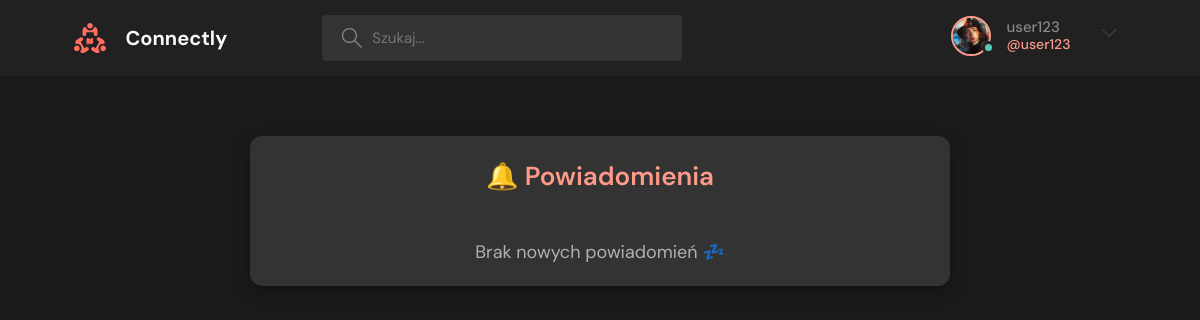
Page /notifications/ (signed in) on the earlier database version.
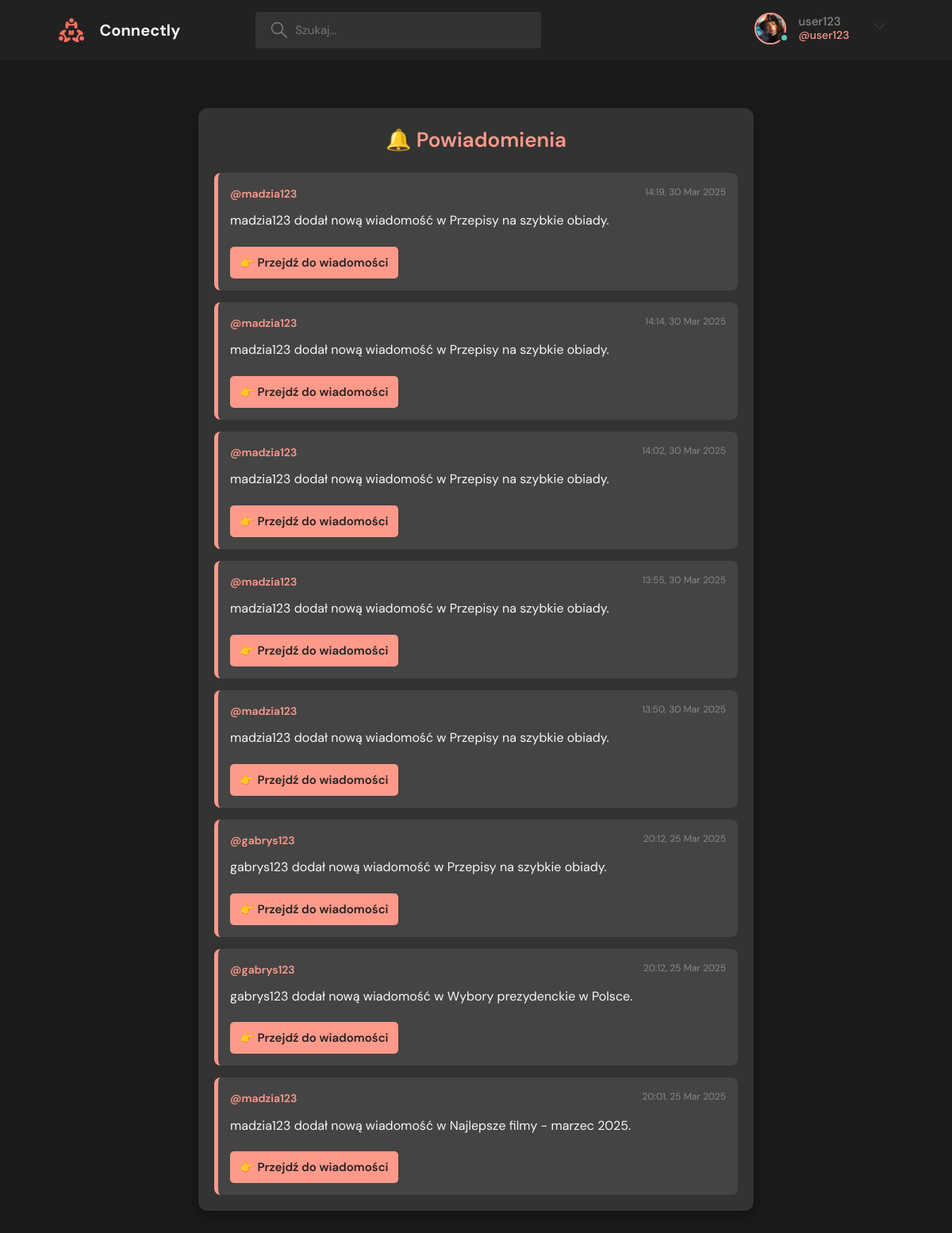
Same page on the later database version.
### base/models.py (models this page shows, shortened)
class Notification(models.Model):
    user = models.ForeignKey(User, on_delete=models.CASCADE, related_name="notifications")
    sender = models.ForeignKey(User, on_delete=models.CASCADE, related_name="sent_notifications", null=True, blank=True)
    message = models.CharField(max_length=255)
    link = models.URLField(null=True, blank=True)
    created_at = models.DateTimeField(auto_now_add=True)
    is_read = models.BooleanField(default=False)

class User(AbstractUser):
    name = models.CharField(max_length=200, null=True)
    email = models.EmailField(unique=True, null=True)
    bio = models.TextField(null=True)
    avatar = models.ImageField(null=True, default="photo1.jpg")
    USERNAME_FIELD = 'email'
    REQUIRED_FIELDS = []

### base/views.py (the view)
# urls.py: path('notifications/', views.notifications, name='notifications'),
@login_required(login_url='login')
def notifications(request):
    notifications = request.user.notifications.order_by('-created_at')
    return render(request, 'base/notifications.html', {'notifications': notifications})

### base/templates/base/notifications.html
{% extends 'main.html' %}
{% block content %}
    <main class="content-container">
        <h2 class="notifications-title">🔔 Powiadomienia</h2>
        {% if notifications %}
            <div class="notifications-list">
                {% for notification in notifications %}
                    <div class="notification-card">
                        <div class="notification-header">
                            <span class="notification-user">@{{ notification.sender.username }}</span>
                            <span class="notification-time">{{ notification.created_at|date:"H:i, d M Y" }}</span>
                        </div>
                        <p class="notification-message">{{ notification.message }}</p>
                        <a href="{{ notification.link }}" class="notification-link">👉 Przejdź do wiadomości</a>
                    </div>
                {% endfor %}
            </div>
        {% else %}
            <p class="no-notifications">Brak nowych powiadomień 💤</p>
        {% endif %}
    </main>
{% endblock %}

Differences in the rows shown:
added Notification: sender.username "madzia123", created_at "14:19, 30 Mar 2025", message "madzia123 dodał nową wiadomość w Przepisy na szybkie obiady."
added Notification: sender.username "madzia123", created_at "14:14, 30 Mar 2025", message "madzia123 dodał nową wiadomość w Przepisy na szybkie obiady."
added Notification: sender.username "madzia123", created_at "14:02, 30 Mar 2025", message "madzia123 dodał nową wiadomość w Przepisy na szybkie obiady."
added Notification: sender.username "madzia123", created_at "13:55, 30 Mar 2025", message "madzia123 dodał nową wiadomość w Przepisy na szybkie obiady."
added Notification: sender.username "madzia123", created_at "13:50, 30 Mar 2025", message "madzia123 dodał nową wiadomość w Przepisy na szybkie obiady."
added Notification: sender.username "gabrys123", created_at "20:12, 25 Mar 2025", message "gabrys123 dodał nową wiadomość w Przepisy na szybkie obiady."
added Notification: sender.username "gabrys123", created_at "20:12, 25 Mar 2025", message "gabrys123 dodał nową wiadomość w Wybory prezydenckie w Polsce."
added Notification: sender.username "madzia123", created_at "20:01, 25 Mar 2025", message "madzia123 dodał nową wiadomość w Najlepsze filmy - marzec 2025."
Other differences:
text no longer shown: "Brak nowych powiadomień 💤"
